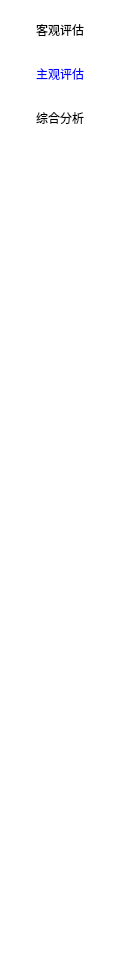
    <widget class="QWidget" name="widget" native="true">
     <property name="sizePolicy">
      <sizepolicy hsizetype="Fixed" vsizetype="Preferred">
       <horstretch>0</horstretch>
       <verstretch>0</verstretch>
      </sizepolicy>
     </property>
     <property name="minimumSize">
      <size>
       <width>120</width>
       <height>0</height>
      </size>
     </property>
     <property name="maximumSize">
      <size>
       <width>120</width>
       <height>16777215</height>
      </size>
     </property>
     <property name="styleSheet">
      <string notr="true">QWidget{
background-color: rgb(255, 255, 255);
}
QPushButton {
border:none;
color: black;
padding:10px;
}

QPushButton:checked {
color: blue;
}</string>
     </property>
     <layout class="QVBoxLayout" name="verticalLayout">
      <item>
       <widget class="QPushButton" name="pushButton_1">
        <property name="text">
         <string>客观评估</string>
        </property>
        <property name="icon">
         <iconset resource="res/mainwindow.qrc">
          <normaloff>:/mainwindow/2.png</normaloff>:/mainwindow/2.png</iconset>
        </property>
        <property name="iconSize">
         <size>
          <width>24</width>
          <height>24</height>
         </size>
        </property>
        <property name="checkable">
         <bool>true</bool>
        </property>
        <property name="checked">
         <bool>false</bool>
        </property>
        <property name="autoExclusive">
         <bool>true</bool>
        </property>
        <property name="autoDefault">
         <bool>true</bool>
        </property>
        <property name="default">
         <bool>true</bool>
        </property>
        <property name="flat">
         <bool>true</bool>
        </property>
       </widget>
      </item>
      <item>
       <widget class="QPushButton" name="pushButton_2">
        <property name="text">
         <string>主观评估</string>
        </property>
        <property name="icon">
         <iconset resource="res/mainwindow.qrc">
          <normaloff>:/mainwindow/2.png</normaloff>:/mainwindow/2.png</iconset>
        </property>
        <property name="iconSize">
         <size>
          <width>24</width>
          <height>24</height>
         </size>
        </property>
        <property name="checkable">
         <bool>true</bool>
        </property>
        <property name="checked">
         <bool>true</bool>
        </property>
        <property name="autoExclusive">
         <bool>true</bool>
        </property>
        <property name="flat">
         <bool>true</bool>
        </property>
       </widget>
      </item>
      <item>
       <widget class="QPushButton" name="pushButton_3">
        <property name="text">
         <string>综合分析</string>
        </property>
        <property name="icon">
         <iconset resource="res/mainwindow.qrc">
          <normaloff>:/mainwindow/2.png</normaloff>:/mainwindow/2.png</iconset>
        </property>
        <property name="iconSize">
         <size>
          <width>24</width>
          <height>24</height>
         </size>
        </property>
        <property name="checkable">
         <bool>true</bool>
        </property>
        <property name="autoExclusive">
         <bool>true</bool>
        </property>
        <property name="flat">
         <bool>true</bool>
        </property>
       </widget>
      </item>
      <item>
       <spacer name="verticalSpacer">
        <property name="orientation">
         <enum>Qt::Orientation::Vertical</enum>
        </property>
        <property name="sizeHint" stdset="0">
         <size>
          <width>20</width>
          <height>808</height>
         </size>
        </property>
       </spacer>
      </item>
     </layout>
    </widget>
